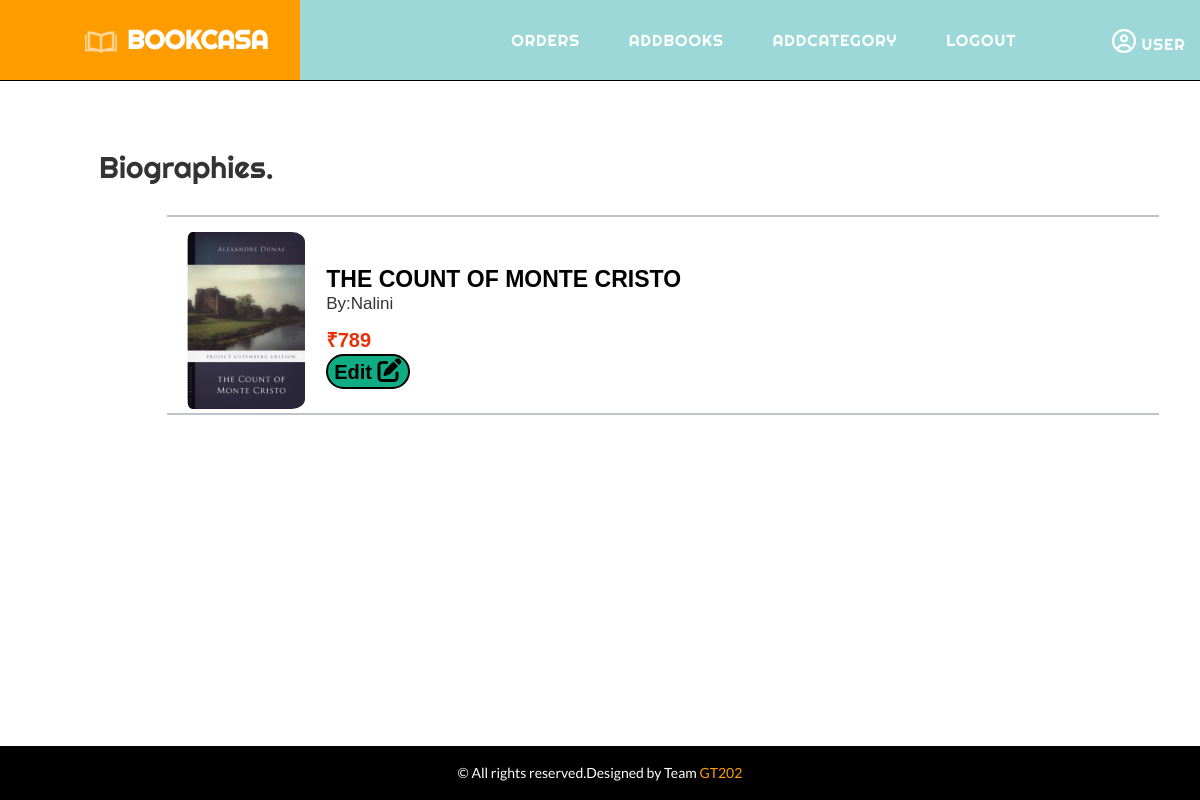
Screenshot of /admin/viewbooks.php?category_name=Biographies (signed in) with the database file from the repository.
### tables this page shows
CREATE TABLE `books` (
  `category` varchar(50) NOT NULL,
  `name` varchar(50) NOT NULL,
  `author` varchar(50) NOT NULL,
  `image` varchar(50) NOT NULL,
  `price` int(10) NOT NULL
);

### admin/viewbooks.php (the view, shortened to what this page needs)
<?php include('partials/menu.php'); ?>
<?php
    if(isset($_GET['category_name'])) {
    $category=$_GET['category_name'];
    }
?>
<div class="container-fluid" style="margin-left:7%;">
    <h2 style="margin:auto !important;dispaly:block;padding-top:70px;font-family: 'Righteous', cursive;font-size:30px;margin-bottom:5%;"><?php echo $category; ?>.</h2>
    <br>
    <div class="container-fluid">
            <?php
                $sql2="SELECT * FROM books WHERE category='$category'";
                $res2=mysqli_query($conn,$sql2);
                if($res2==True){
                    $count2=mysqli_num_rows($res2);
                    if($count2>0){
                        while($row2=mysqli_fetch_assoc($res2)){
                            $name2=$row2['name'];
                            $author2=$row2['author'];
                            $image2=$row2['image'];
                            $price2=$row2['price'];
                        ?>
                        <div class="catalog">
                            <img src="../images/uploadedBooks/<?php echo $image2; ?>" alt="<?php echo $name; ?>"></img>
                            <ul>
                                <li><h5><?php echo $name2; ?></h5></li>
                                <li><section>By:<?php echo  $author2; ?></section></li>
                                <li><p>&#8377;<?php echo $price2; ?></p></li>
                                <li>
                                    <a href="editBooks.php?id=<?php echo $id; ?>&name=<?php echo $name2; ?>"><button type="submit" style="background-color:#10ac84;">Edit&nbsp;<i class='fas fa-edit' style='font-size:24px'></i></button></a>
                        </li>
                            </ul>
                        </div><br>
                        <?php
                        }
                    }else{
                        ?>
                        <img src="images/uploadedBooks/default.png" alt="Nobooks" style="margin:auto;display:block;widht:300px;height:400px;"></img>
                    <?php
                    }
                }
            ?>
        </div>
</div>
<?php include('partials/footer.php'); ?>

### css/style.css (style rules this page uses)
body { font-family: 'Lato', sans-serif !important; margin: 0; padding: 0; background: #fff; }
body a { transition: 0.5s all; -webkit-transition: 0.5s all; -moz-transition: 0.5s all; -o-transition: 0.5s all; -ms-transition: 0.5s all; }
h1, h2, h3, h4, h5, h6 { margin: 0; }
p { margin: 0; }
ul { margin: 0; padding: 0; }

### css/chocolat.css (style rules this page uses)
body { margin:0; padding:0; }

### admin/styles.css (style rules this page uses)
.catalog { background-color: white; border-top: 2px solid #bdc3c7; border-bottom: 2px solid #bdc3c7; height: 200px !important; margin: 1% 1% 0% 5%; padding: 10px 10px 0px 10px; font-family: 'Arial'; font-size: 20px; }
.catalog img { width: 130px; height: 150px 180px; float: left; padding: 5px 2px 5px 10px; border-radius: 15px; margin-right: 2%; }
.catalog ul { margin-top: 40px; list-style-type: none; }
.catalog ul li h5 { font-size: 23px; font-weight: bold; color: black; text-transform: uppercase; }
.catalog ul li section { font-size: 17px; margin-bottom: 1%; }
.catalog ul li p { font-size: 20px; color: #eb2f06; font-weight: bold; }
.catalog ul li a button { border-radius: 30px; color: black; height: 35px; font-weight: bold; border: 2px solid black; }

### rows the page displays
books: image (picture), name "THE COUNT OF MONTE CRISTO", author "Nalini", price "789"

### other values shown
$_SESSION['user'] "USER"
$category "Biographies"
